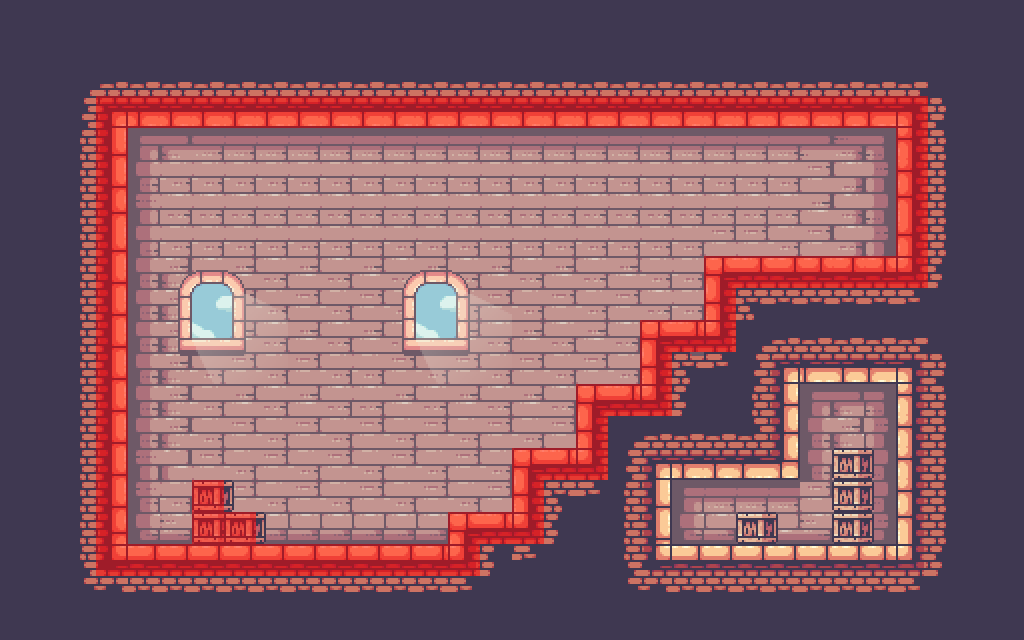

This is a level from a 2D game, rendered from its Tiled map with the project's own tilesets. A one-line summary and the map file follow, with tile-layer data summarised:
An orthogonal 32x20 tile map with 32x32 px tiles, 4 tile layers (Terrain, Decorations, Objects, Collision), 1 hidden layer not drawn, 3 tilesets.

<map version="1.9" tiledversion="1.9.2" orientation="orthogonal" renderorder="right-down" width="32" height="20" tilewidth="32" tileheight="32" infinite="0" nextlayerid="7" nextobjectid="1">
 <editorsettings>
  <export target="level1.js" format="js" />
 </editorsettings>
 <tileset firstgid="1" name="terrain" tilewidth="32" tileheight="32" tilecount="988" columns="38">
  <image source="../14-TileSets/Terrain (32x32).png" width="1216" height="832" />
 </tileset>
 <tileset firstgid="989" name="decorations" tilewidth="32" tileheight="32" tilecount="168" columns="14">
  <image source="../14-TileSets/Decorations (32x32).png" trans="ff00ff" width="448" height="384" />
 </tileset>
 <tileset firstgid="1157" name="objects" tilewidth="74" tileheight="52" tilecount="4" columns="0">
  <grid orientation="orthogonal" width="1" height="1" />
  <tile id="2">
   <image width="32" height="32" source="../14-TileSets/Block.png" />
  </tile>
  <tile id="3">
   <image width="44" height="32" source="../14-TileSets/Box.png" />
  </tile>
  <tile id="6">
   <image width="36" height="34" source="../14-TileSets/Pig.png" />
  </tile>
  <tile id="7">
   <image width="74" height="52" source="../14-TileSets/Player.png" />
  </tile>
 </tileset>
 <layer id="1" name="Terrain" width="32" height="20">
  <data>[640 cells, 640 non-empty, 73 distinct tile ids]</data>
 </layer>
 <layer id="2" name="Decorations" width="32" height="20">
  <data>[640 cells, 34 non-empty, 16 distinct tile ids]</data>
 </layer>
 <layer id="3" name="Objects" width="32" height="20">
  <data>[640 cells, 7 non-empty, 1 distinct tile ids]</data>
 </layer>
 <layer id="4" name="Collision" width="32" height="20" opacity="0.5">
  <data>[640 cells, 81 non-empty, 1 distinct tile ids]</data>
 </layer>
 <layer id="6" name="Characters" width="32" height="20" visible="0">
  <data>[640 cells, 2 non-empty, 2 distinct tile ids]</data>
 </layer>
</map>
